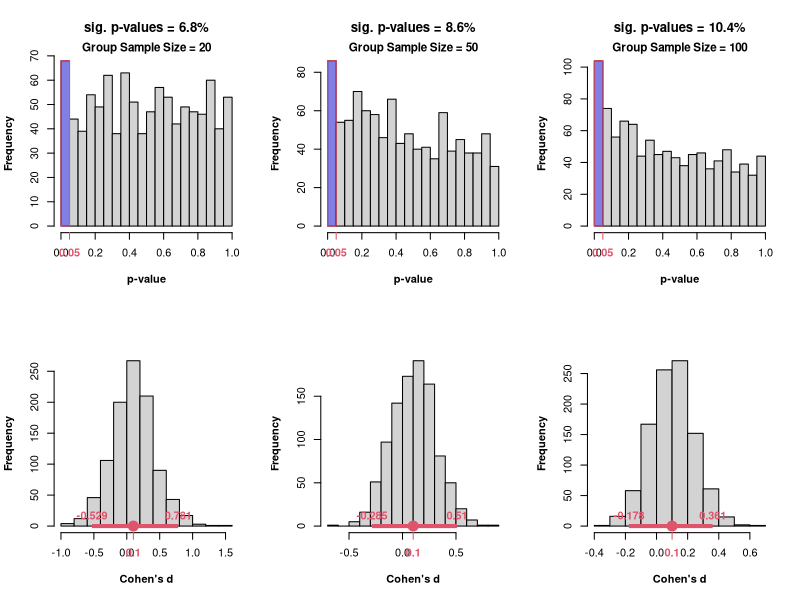

The R source for this figure:
 p.es = function(n, es, n.sim){
  
if(length(n) > 1 & length(es) > 1) stop("Error: Explore 'Effect Size' and 'Sample Size' one at a time.")    
t.sim = Vectorize(function(n, es){
    d = numeric(n.sim)
    p = numeric(n.sim)   
for(i in 1:n.sim){
    N = sqrt((n^2)/(2*n))
    x = rnorm(n, es, 1)
    y = rnorm(n, 0, 1)
    a = t.test(x, y, var.equal = TRUE)
 d[i] = a[[1]]/N
 p[i] = a[[3]]}
 h = hist(p, breaks = 15, xlab = "p-value", main = paste0("sig. p-values = ", mean(p <= .05)*1e2, "%"))
 rect(0, 0, h$breaks[2], h$counts[1], col = rgb(0, 0, 1, .4), border = 2)
 mtext(paste0("Group Sample Size = ", n), 3, font = 2, cex = .7)
 axis(1, at = h$breaks[2], font = 2, col = 2, col.axis = 2)
 hist(d, xlab = "Cohen's d", main = NA) ; axis(1, at = es, col = 2, col.axis = 2, font = 2)
 q = quantile(d, c(.025, .975))
 segments(q[1], 0, q[2], 0, lend = 1, lwd = 4, col = 2)
 text(q, 0, round(q, 3), font = 2, pos = 3, col = 2)
 points(es, 0, pch = 19, cex = 2, col = 2)
  }, c("n", "es"))
  
  input = if(length(n) > 1) n else if(length(es) > 1) es else n
  par(mfcol = c(2, length(input)), font.lab = 2, xpd = NA)
  invisible(t.sim(n, es)) }
# Example of use:
p.es(n = c(20, 50, 100), es = .1, n.sim = 1e3)
